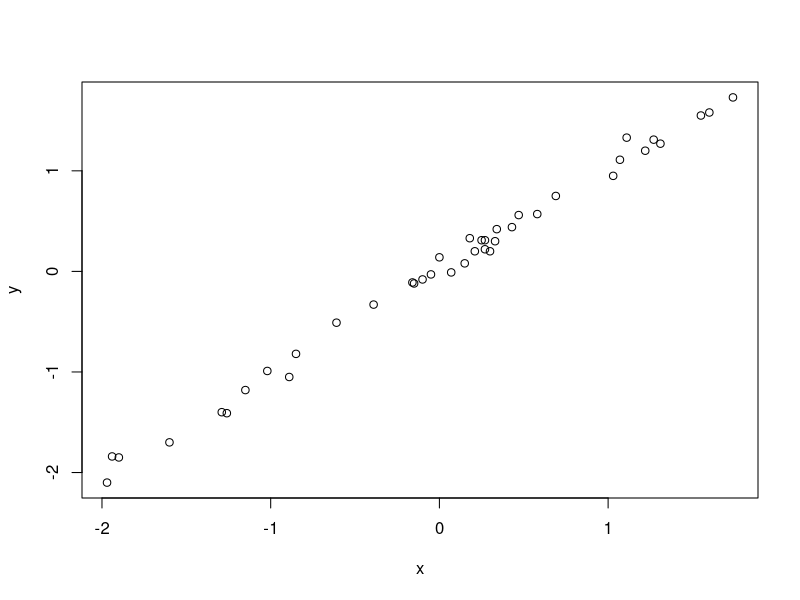
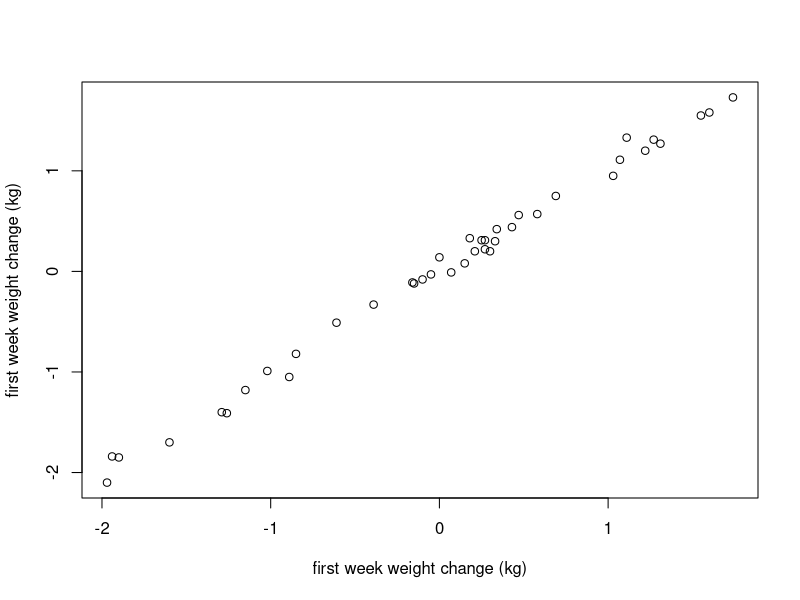

Source code (R) for these figures, in order:
## ---- chunk 1
knitr::opts_chunk$set(fig.path = "")
knitr::opts_chunk$set(fig.width=5.5,
                      fig.height=5,
                      fig.align='center')

## ---- chunk 2
x <- c(-0.1, 0.47, -1.02, 0.25, 0.07, -0.15, 1.74, 0, -1.94, -1.9, 
    0.27, -1.6, 0.15, 0.18, -0.85, 0.43, 0.33, 0.21, 1.31, 0.34, 
    0.3, -0.61, 1.07, 1.11, 0.69, 1.22, -0.39, 1.55, 0.58, -0.89, 
    1.27, -1.26, 1.03, 0.27, -0.05, -1.15, -0.16, -1.29, -1.97, 1.6)
y <- c(-0.08, 0.56, -0.99, 0.31, -0.01, -0.12, 1.73, 0.14, -1.84, 
    -1.85, 0.22, -1.7, 0.08, 0.33, -0.82, 0.44, 0.3, 0.2, 1.27, 0.42, 
    0.2, -0.51, 1.11, 1.33, 0.75, 1.2, -0.33, 1.55, 0.57, -1.05, 
    1.31, -1.41, 0.95, 0.31, -0.03, -1.18, -0.11, -1.4, -2.1, 1.58)
# correlation coefficient
cor(x, y)
plot(x, y)
## ---- chunk 3
x <- c(-0.1, 0.47, -1.02, 0.25, 0.07, -0.15, 1.74, 0, -1.94, -1.9, 
    0.27, -1.6, 0.15, 0.18, -0.85, 0.43, 0.33, 0.21, 1.31, 0.34, 
    0.3, -0.61, 1.07, 1.11, 0.69, 1.22, -0.39, 1.55, 0.58, -0.89, 
    1.27, -1.26, 1.03, 0.27, -0.05, -1.15, -0.16, -1.29, -1.97, 1.6)
y <- c(-0.08, 0.56, -0.99, 0.31, -0.01, -0.12, 1.73, 0.14, -1.84, 
    -1.85, 0.22, -1.7, 0.08, 0.33, -0.82, 0.44, 0.3, 0.2, 1.27, 0.42, 
    0.2, -0.51, 1.11, 1.33, 0.75, 1.2, -0.33, 1.55, 0.57, -1.05, 
    1.31, -1.41, 0.95, 0.31, -0.03, -1.18, -0.11, -1.4, -2.1, 1.58)
## ---- chunk 4
plot(x, y, xlab='first week weight change (kg)',
           ylab='first week weight change (kg)')
